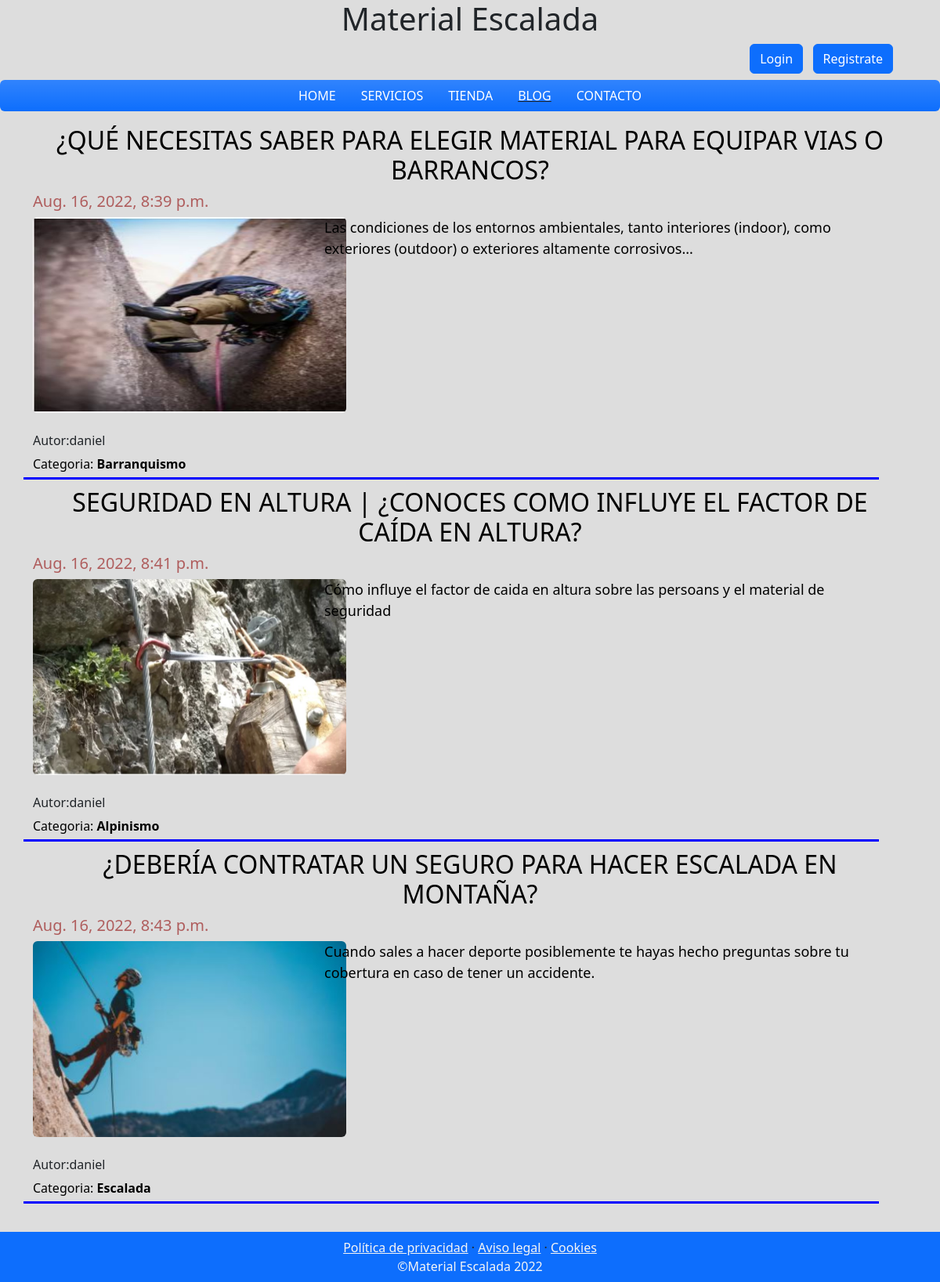
Screenshot of /blog/ with the database file from the repository.
### blog/models.py (models this page shows, shortened)
class Post(models.Model):
    titulo = models.CharField(max_length=100)
    contenido = models.CharField(max_length=150)
    autor = models.ForeignKey(User, on_delete=models.CASCADE) #establece relación (usuario-post) y elimina en cascada al borrar el autor.
    categorias = models.ManyToManyField(Categoria) #relacion con la tabla categoria
    imagen = models.ImageField(upload_to='blog',null=True,blank=True) # null, blank define como opcional el poner una imagen
    created = models.DateTimeField(auto_now_add=True)
    updated = models.DateTimeField(auto_now_add=True)
    class Meta:
        verbose_name = 'post'
        verbose_name_plural = 'posts'

class Categoria(models.Model):
    nombre = models.CharField(max_length=50)
    created = models.DateTimeField(auto_now_add=True)
    updated = models.DateTimeField(auto_now_add=True)
    class Meta:
        verbose_name = 'categoria'
        verbose_name_plural = 'categorias'
    def __str__(self):
        return self.nombre

### blog/views.py (the view)
# urls.py: 2. Add a URL to urlpatterns:  path('blog/', include('blog.urls'))
def blog(request):
    posts = Post.objects.all()
    categorias = Categoria.objects.all()
    return render(request,"blog/blog.html",{"posts":posts,"categorias":categorias})

### carro/context_processor.py (called while the page is built)
def importe_total(request):
    total=0
    if request.user.is_authenticated:
         if 'carro' in request.session: #verifica que carro exista en session
            for key, value in request.session["carro"].items():
                total= total+ float(value["precio"])
    return {"importe_total":total}

### blog/templates/blog/blog.html (shortened to what this page needs)
{% extends 'WebProjectApp/home.html' %}
{% load static %}
    {% block content %}
    {% for post in posts %}
        <div class="container ">
          <div class="row">
            <div class="col">
              <h2 style="text-align:center ; color:black;">{{post.titulo}}</h2>
              <h5 style="color:rgb(175, 93, 93); float:left;">{{post.created}}</h5>
            </div>
            <div class="row">
              <div class="col-md-4">
                <img src="{{post.imagen.url}}" class="rounded mx-auto d-block" width="400" height="250"  style="margin-bottom: 10px; float: left;">
              </div>
              <div class="col">
                <p style="color: black; font-size: large; float: left;">{{post.contenido}}</p>
              </div>
              <div class="row">
                <h6>Autor:{{post.autor}}</h6>
                {% for categoria in post.categorias.all %}
                <a style="color: black; float: left; text-decoration: none; " href="{% url 'categoria' categoria.id %}  "> Categoria: <strong>{{categoria}}</strong></a>
              {% endfor %}
              <div style="background-color: blue; height:3px;margin-top: 5px;"></div>
              </div>
            </div>
          </div>
        </div>
    {% endfor %}
    {% endblock %}

### WebProjectApp/templates/WebProjectApp/home.html (shortened to what this page needs)
<!DOCTYPE html>
<html lang="en">
<head>
    {% load static %}
    <link href="https://cdn.jsdelivr.net/npm/bootstrap@5.2.0/dist/css/bootstrap.min.css" rel="stylesheet">
    <link href="{% static 'WebProjectApp/css/main.css' %}" rel="stylesheet">
</head>
<body style="background-color: rgb(221, 221, 221);">
  <h1 style="text-align:center;">Material Escalada</h1>
    <div style="text-align: right; color: green; margin-right: 60px;">
    {% if user.is_authenticated %}
      Bienvenido, {{user.username}} &nbsp;&nbsp; <a class="btn btn-primary" href="{% url 'cerrar_session' %}">Cerrar Session</a>
    {% else %}
      <a class="btn btn-primary" href="{% url 'login' %}">Login</a> &nbsp;&nbsp;<a class="btn btn-primary" href="{% url 'autenticacion' %}">Registrate</a>
    {% endif %}
  </div>
    <nav class="navbar navbar-expand-lg">
        <div class="container-fluid bg-primary bg-gradient rounded">
          <div class="collapse navbar-collapse d-flex justify-content-center">
            <ul class="navbar-nav mx-auto">
              <li class="nav-item {% if request.path == '/home/' %}text-decoration-underline{% endif %} px-lg-2">
                <a class="nav-link text-white text-uppercase text-expanded " href="{% url 'home' %}">Home</a>
              </li>
              <li class="nav-item {% if request.path == '/servicios/' %}text-decoration-underline{% endif %} px-lg-2">
                <a class="nav-link text-white text-uppercase text-expanded" href="{% url 'servicios' %}">Servicios</a>
              </li>
              <li class="nav-item {% if request.path == '/tienda/' %}text-decoration-underline{% endif %} px-lg-2">
                <a class="nav-link text-white text-uppercase text-expanded" href="{% url 'tienda' %}">Tienda</a>
              </li>
              <li class="nav-item {% if request.path|slice:':6'  == '/blog/' %}text-decoration-underline{% endif %} px-lg-2">
                <a class="nav-link text-white text-uppercase text-expanded" href="{% url 'blog' %}">Blog</a>
              </li>
              <li class="nav-item {% if request.path == '/contacto/' %}text-decoration-underline{% endif %} px-lg-2">
                <a class="nav-link text-white text-uppercase text-expanded" href="{% url 'contacto' %}">Contacto</a>
              </li>
            </ul>
          </div>
        </div>
      </nav>
    {% block content %}{% endblock %}
    <div class="container " style="margin-bottom: 100px;">
    <footer class="footer text-faded text-center py-2 bg-primary fixed-bottom mt-0" style="margin-top: 30px;">
      <div class="container">
        <p class="m-0 mbt">
        	<a href="sample.html" class="link" style="color:whitesmoke">Política de privacidad</a> ·
        	<a href="sample.html" class="link" style="color:whitesmoke" >Aviso legal</a> ·
        	<a href="sample.html" class="link" style="color:whitesmoke">Cookies</a>
		</p>
        <p class="m-0 mbt1" style="color:whitesmoke">&copy;Material Escalada 2022</p>
      </div>
	</footer>
</div>
</body>
</html>

### WebProjectApp/static/WebProjectApp/css/main.css (style rules this page uses)
h2 { text-align: center; margin-top: 10px; }
.nav-item { text-align: center; }

### rows the page displays
Post: titulo "¿QUÉ NECESITAS SABER PARA ELEGIR MATERIAL PARA EQUIPAR VIAS O BARRANCOS?", created "Aug. 16, 2022, 8:39 p.m.", imagen (picture), contenido "Las condiciones de los entornos ambientales, tanto interiores (indoor), como exteriores (outdoor) o exteriores altamente corrosivos...", autor "daniel"
Categoria: nombre "Barranquismo"
Post: titulo "SEGURIDAD EN ALTURA | ¿CONOCES COMO INFLUYE EL FACTOR DE CAÍDA EN ALTURA?", created "Aug. 16, 2022, 8:41 p.m.", imagen (picture), contenido "Cómo influye el factor de caida en altura sobre las persoans y el material de seguridad", autor "daniel"
Categoria: nombre "Alpinismo"
Post: titulo "¿DEBERÍA CONTRATAR UN SEGURO PARA HACER ESCALADA EN MONTAÑA?", created "Aug. 16, 2022, 8:43 p.m.", imagen (picture), contenido "Cuando sales a hacer deporte posiblemente te hayas hecho preguntas sobre tu cobertura en caso de tener un accidente.", autor "daniel"
Categoria: nombre "Escalada"
